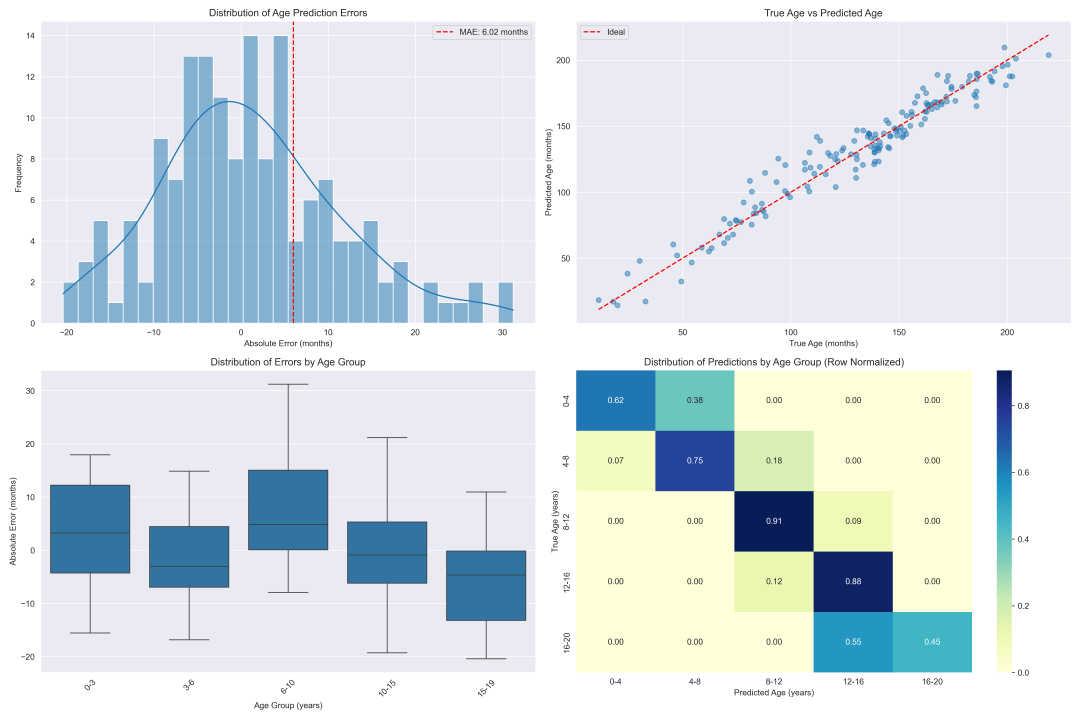
#> input picture Gender_CNN_perf.png, 5400 x 3600 px (shown at 1/5 size); its folder holds only this picture in this run
$ python pp_img.py .
#> lines starting #> are read from the running program, lines starting #| are printed output that depends on the picture; after the words box and inside, x2 and y2 are one past the last pixel; in counts of white or black regions, pixels touching at a corner belong together
import numpy as np
import random
import time
import sys
import cv2
import argparse
from pathlib import Path
from tqdm import tqdm  # For progress bar
from typing import Optional, Tuple

# Constants
OUTPUT_SIZE: int = 500
OFFSET_PERCENT: int = 5  # cropping offset around the hand

BLUR_KERNEL_SIZE: int = 7 # kernel size for Gaussian Blur
MIN_CONTOUR_AREA_FACTOR: float = 0.05 # minimum contour area relative to image area

# ---Functions
def apply_clahe(image_gray: np.ndarray) -> np.ndarray:
    clahe = cv2.createCLAHE(clipLimit=2.0, tileGridSize=(8, 8))
    return clahe.apply(image_gray)

def detect_and_crop_hand_cv(
    image_gray: np.ndarray,
    offset_percent: int = OFFSET_PERCENT,
    blur_ksize: int = BLUR_KERNEL_SIZE,
    min_area_factor: float = MIN_CONTOUR_AREA_FACTOR) -> Optional[np.ndarray]:

    h, w = image_gray.shape

    # blur to reduce noise
    blurred = cv2.GaussianBlur(image_gray, (blur_ksize, blur_ksize), 0)

    # thresholding (cv2 automatically finds a threshold)
    _, thresh = cv2.threshold(blurred, 0, 255, cv2.THRESH_BINARY + cv2.THRESH_OTSU)

    # find confines
    contours, _ = cv2.findContours(thresh, cv2.RETR_EXTERNAL, cv2.CHAIN_APPROX_SIMPLE)


    # find the largest contour (assuming it's the hand)
    largest_contour = max(contours, key=cv2.contourArea)
    area = cv2.contourArea(largest_contour)
    min_area = h * w * min_area_factor

    if area < min_area:
        return None

    x, y, wb, hb = cv2.boundingRect(largest_contour) # get Bounding Box

    # calculate offset and new bounding box coordinates
    offset_h = int((h * offset_percent) / 100)
    offset_w = int((w * offset_percent) / 100)

    y_min = max(0, y - offset_h)
    y_max = min(h, y + hb + offset_h)
    x_min = max(0, x - offset_w)
    x_max = min(w, x + wb + offset_w)

    # crop the original img
    if y_max > y_min and x_max > x_min:
        return image_gray[y_min:y_max, x_min:x_max]

def resize(image_gray: np.ndarray, output_size: int = OUTPUT_SIZE) -> np.ndarray:
    """resize img to 500x500 but preserving aspect ratio by padding."""
    h, w = image_gray.shape
    max_dim = max(h, w)

    # Calculate padding
    top_pad = (max_dim - h) // 2
    bottom_pad = max_dim - h - top_pad
    left_pad = (max_dim - w) // 2
    right_pad = max_dim - w - left_pad

    # pad with mean pixel value
    padding = int(np.mean(image_gray))
    padded_img = cv2.copyMakeBorder(image_gray, top_pad, bottom_pad, left_pad, right_pad,
                                    cv2.BORDER_CONSTANT, value=padding)

    # resize to final output size
    resized_img = cv2.resize(padded_img, (output_size, output_size), interpolation=cv2.INTER_AREA)
    return resized_img

def aug(image: np.ndarray) -> np.ndarray:
    # random horizontal flip
    if random.random() > 0.5:
        image = cv2.flip(image, 1)

    # random 90/180/270 deg rotation
    rot_code = random.choice([None, cv2.ROTATE_90_CLOCKWISE, cv2.ROTATE_180, cv2.ROTATE_90_COUNTERCLOCKWISE])
    if rot_code is not None:
        image = cv2.rotate(image, rot_code)
    return image


# -- Execution pipeline --

def main():
    parser = argparse.ArgumentParser(description="Preprocess hand X-ray images for bone age prediction.")
    parser.add_argument("input_dir", type=str, help="Directory containing input PNG images.")
    parser.add_argument("-o", "--output_dir", type=str, default=None,
                        help="Output directory for processed images. Defaults to '<input_dir>_pp'.")
    parser.add_argument("-s", "--size", type=int, default=OUTPUT_SIZE,
                        help=f"Output image size (default: {OUTPUT_SIZE}x{OUTPUT_SIZE}).")
    parser.add_argument("--no_augment", action="store_true",
                        help="Disable image augmentation (flips/rotations).")
    args = parser.parse_args()

    input_path = Path(args.input_dir).resolve()
    if not input_path.is_dir():
        print(f"Error: Input directory not found: {input_path}")
        sys.exit(1)

    output_path = Path(args.output_dir) if args.output_dir else input_path.parent / f"{input_path.name}_pp"
    output_path.mkdir(parents=True, exist_ok=True)


    print(f"Input directory:  {input_path}")
    print(f"Output directory: {output_path}")
    print(f"Output size:      {OUTPUT_SIZE}x{OUTPUT_SIZE} pixels")
    print(f"Augmentation:     {'Disabled' if args.no_augment else 'Enabled'}")
    print("-" * 30)

    image_files = list(input_path.glob('*.png')) # all are PNGs
    if not image_files:
        print(f"No PNG images found in {input_path}.")
        sys.exit(0)

    total_images = len(image_files)
    processed_count = 0
    success_count = 0
    skipped_count = 0
    start_time = time.time()

    for img_path in tqdm(image_files, desc="Processing Images", unit="img"):   # tqdm progress bar
        try:
            # read image as grayscale directly
            img_gray = cv2.imread(str(img_path), cv2.IMREAD_GRAYSCALE)
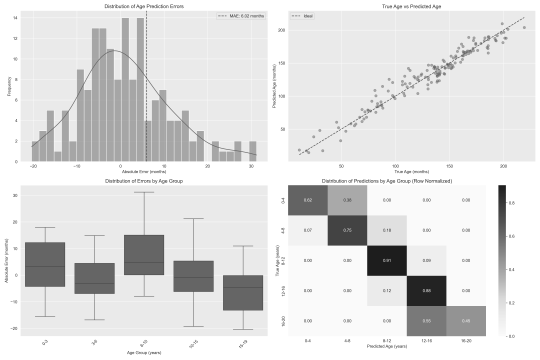
#> img_gray: shape (3600, 5400) (shown at 1/10 size); min 29, max 255, mean 223.8
            if img_gray is None:
                skipped_count += 1 # skip on error
                continue

            # detect + crop hand
            img_cropped = detect_and_crop_hand_cv(img_gray)
#> in detect_and_crop_hand_cv, `_, thresh = cv2.threshold(blurred, 0, 255, cv2.THRESH_BINARY + cv2.THR..`:
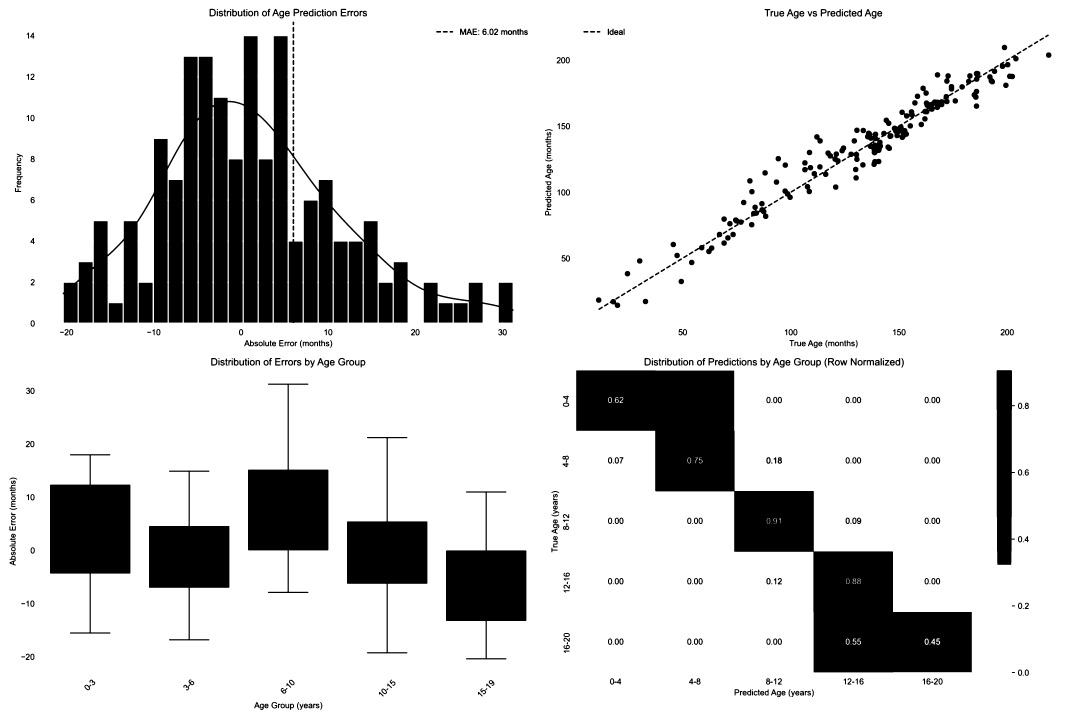
#> thresh: shape (3600, 5400) (shown at 1/5 size); 84.4% white; 684 black regions (21 under 20 px), largest, box (x1, y1, x2, y2) and area: (2881, 1852, 4859, 3362) 832808, (313, 181, 2569, 1613) 783306, (250, 2271, 652, 3168) 183934
#> in detect_and_crop_hand_cv, `contours, _ = cv2.findContours(thresh, cv2.RETR_EXTERNAL, cv2.CHAIN_AP..`: contours = [[[0, 0], [0, 3599], [5399, 3599], [5399, 0]]]
#> in detect_and_crop_hand_cv, `largest_contour = max(contours, key=cv2.contourArea)`: largest_contour = [[0, 0], [0, 3599], [5399, 3599], [5399, 0]]
#> in detect_and_crop_hand_cv, `area = cv2.contourArea(largest_contour)`: area = 19431001
#> in detect_and_crop_hand_cv, `x, y, wb, hb = cv2.boundingRect(largest_contour)`: x = 0; wb = 5400; hb = 3600
#> in detect_and_crop_hand_cv, `y_min = max(0, y - offset_h)`: y_min = 0
#> in detect_and_crop_hand_cv, `y_max = min(h, y + hb + offset_h)`: y_max = 3600
#> in detect_and_crop_hand_cv, `x_min = max(0, x - offset_w)`: x_min = 0
#> in detect_and_crop_hand_cv, `x_max = min(w, x + wb + offset_w)`: x_max = 5400

            if img_cropped is None:
                skipped_count += 1 # skip on error
                continue
            else:
                success_count += 1 # Count successful detections

            # apply clahe (on cropped grayscale)
            img_clahe = apply_clahe(img_cropped)

            # resize w/ Padding
            img_resized = resize(img_clahe, output_size=OUTPUT_SIZE)
#> in resize, `padding = int(np.mean(image_gray))`: padding = 222
#> in resize, `padded_img = cv2.copyMakeBorder(image_gray, top_pad, bottom_pad, left_..`:
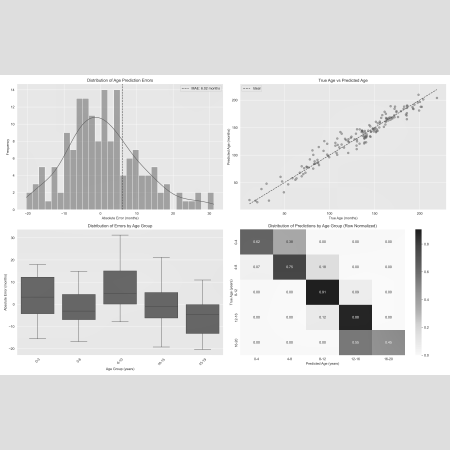
#> padded_img: shape (5400, 5400) (shown at 1/12 size); min 28, max 255, mean 222
#> in resize, `resized_img = cv2.resize(padded_img, (output_size, output_size), inter..`:
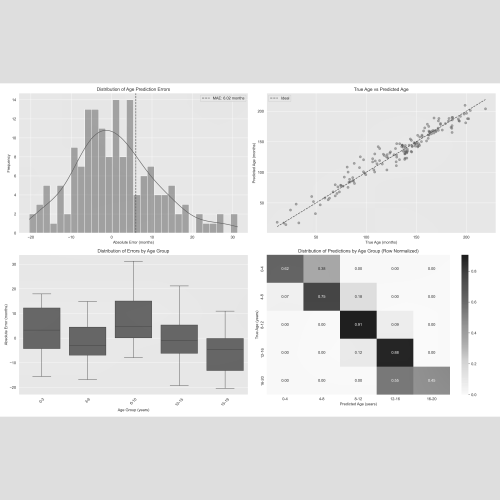
#> resized_img: shape (500, 500); min 29, max 255, mean 222

            #Augment (only train)
            img_final = img_resized
            if not args.no_augment:
                img_final = aug(img_resized)
#> in aug, `image = cv2.flip(image, 1)`:
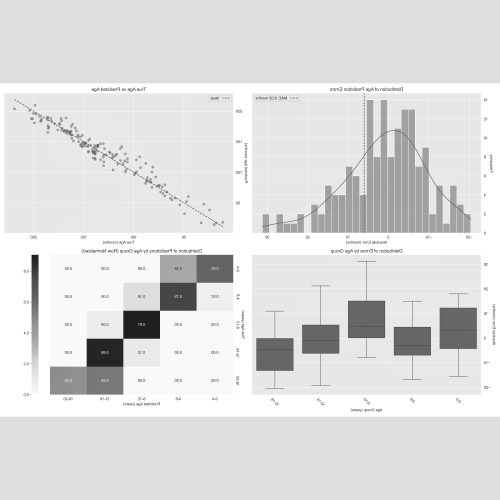
#> image: shape (500, 500); min 29, max 255, mean 222
#> in aug, `image = cv2.rotate(image, rot_code)`:
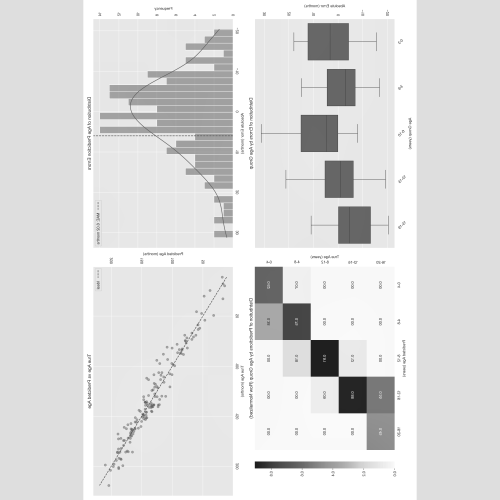
#> image: shape (500, 500); min 29, max 255, mean 222

            # saver
            output_filename = output_path / img_path.name
            cv2.imwrite(str(output_filename), img_final)
            processed_count += 1 # successfully processed imgs

        except Exception as e:
            skipped_count += 1
            continue # skip on error

    # summarizing descr
    elapsed_time = time.time() - start_time
    elapsed_str = time.strftime("%H:%M:%S", time.gmtime(elapsed_time))
    print("\n" + "-" * 30)
    print("Processing finished.")
    print(f"Total images found: {total_images}")
    print(f"Successfully processed: {processed_count}")
    print(f"Hand detection successful: {success_count}")
    print(f"Images skipped (read/detection error): {skipped_count}")
    print(f"Total time: {elapsed_str}")
    if total_images > 0:
      detection_rate = (success_count / (processed_count + skipped_count) * 100) if (processed_count + skipped_count) > 0 else 0
      print(f"Hand Detection Success Rate: {detection_rate:.1f}%")


if __name__ == "__main__":
    main()

$ run again, on age_prediction_analysis.png
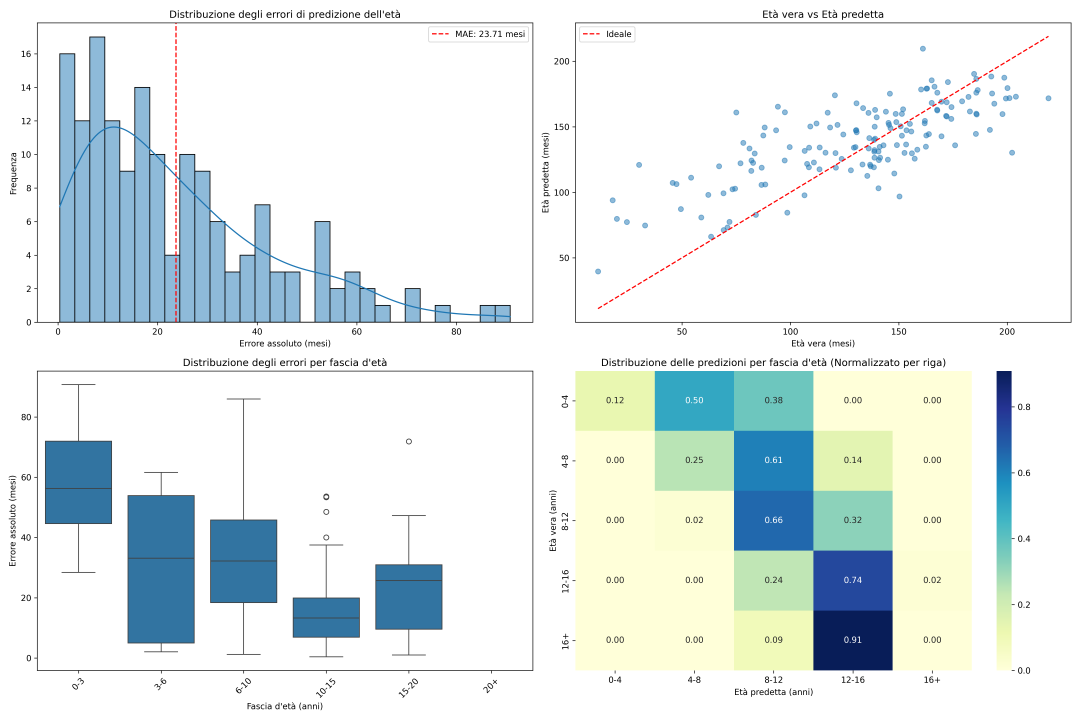
#> input picture age_prediction_analysis.png, 5400 x 3600 px (shown at 1/5 size)
#> in detect_and_crop_hand_cv, `_, thresh = cv2.threshold(blurred, 0, 255, cv2.THRESH_BINARY + cv2.THR..`:
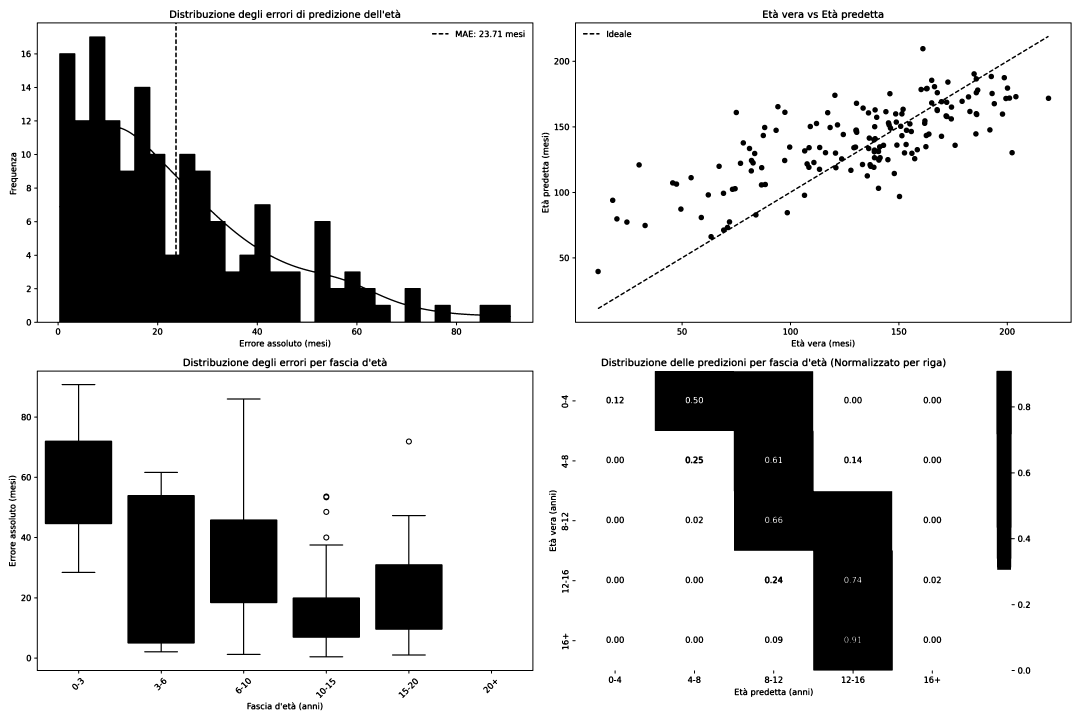
#> thresh: shape (3600, 5400) (shown at 1/5 size); 84.2% white; 801 black regions, largest, box (x1, y1, x2, y2) and area: (171, 112, 2667, 1627) 1069544, (3274, 1855, 4464, 3368) 826215, (637, 2359, 974, 3262) 253271
#> contours = [[[0, 0], [0, 3599], [5399, 3599], [5399, 0]]]
#> largest_contour = [[0, 0], [0, 3599], [5399, 3599], [5399, 0]]
#> area = 19431001
#> x = 0; wb = 5400; hb = 3600
#> y_min = 0
#> y_max = 3600
#> x_min = 0
#> x_max = 5400
#> padding = 232
#> in aug, `image = cv2.rotate(image, rot_code)`:
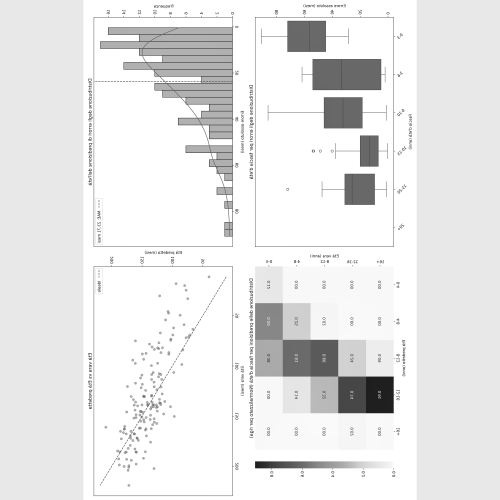
#> image: shape (500, 500); min 30, max 255, mean 232.6

$ run again, on model.png
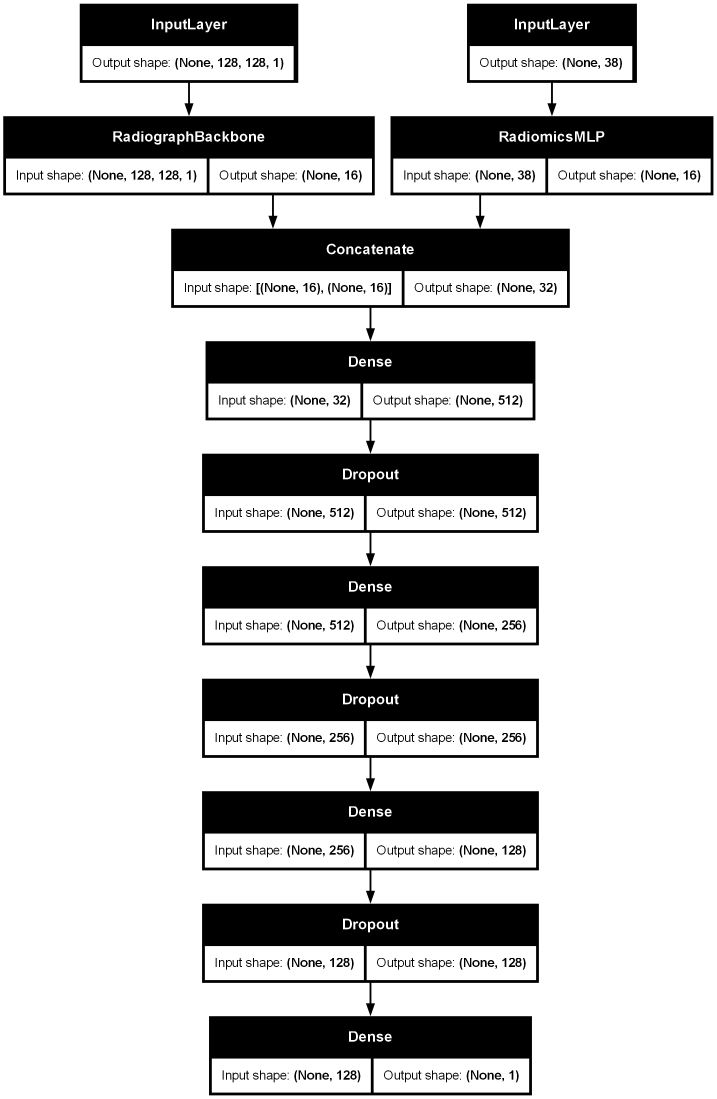
#> input picture model.png, 2150 x 3297 px (shown at 1/3 size)
#> in main, img_gray is the input picture: shape (3297, 2150); min 0, max 255, mean 195.9
#> thresh: shape (3297, 2150); 76.8% white; 557 black regions (44 under 20 px), largest, box (x1, y1, x2, y2) and area: (513, 685, 1709, 1021) 162809, (10, 348, 1124, 684) 146763, (606, 1360, 1617, 1696) 138191
#> contours = [[[0, 0], [0, 3296], [2149, 3296], [2149, 0]]]
#> largest_contour = [[0, 0], [0, 3296], [2149, 3296], [2149, 0]]
#> area = 7083104
#> x = 0; wb = 2150; hb = 3297
#> y_min = 0
#> y_max = 3297
#> x_min = 0
#> x_max = 2150
#> padding = 196
#> in resize, `resized_img = cv2.resize(padded_img, (output_size, output_size), inter..`:
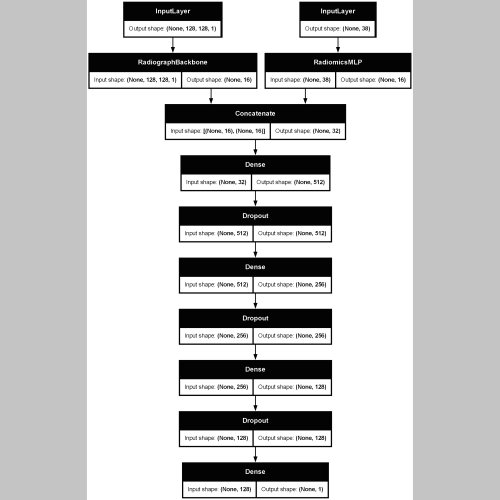
#> resized_img: shape (500, 500); min 2, max 255, mean 196.4
#> in aug, `image = cv2.rotate(image, rot_code)`:
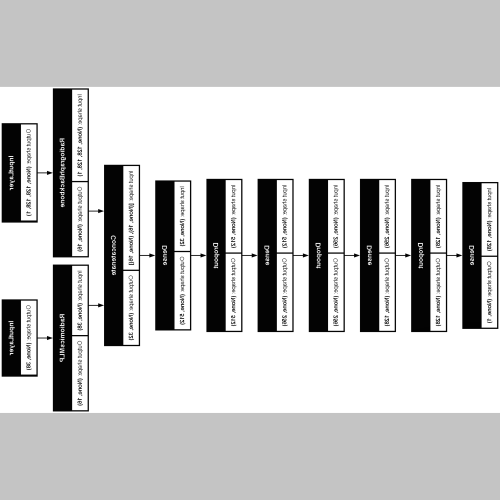
#> image: shape (500, 500); min 2, max 255, mean 196.4
